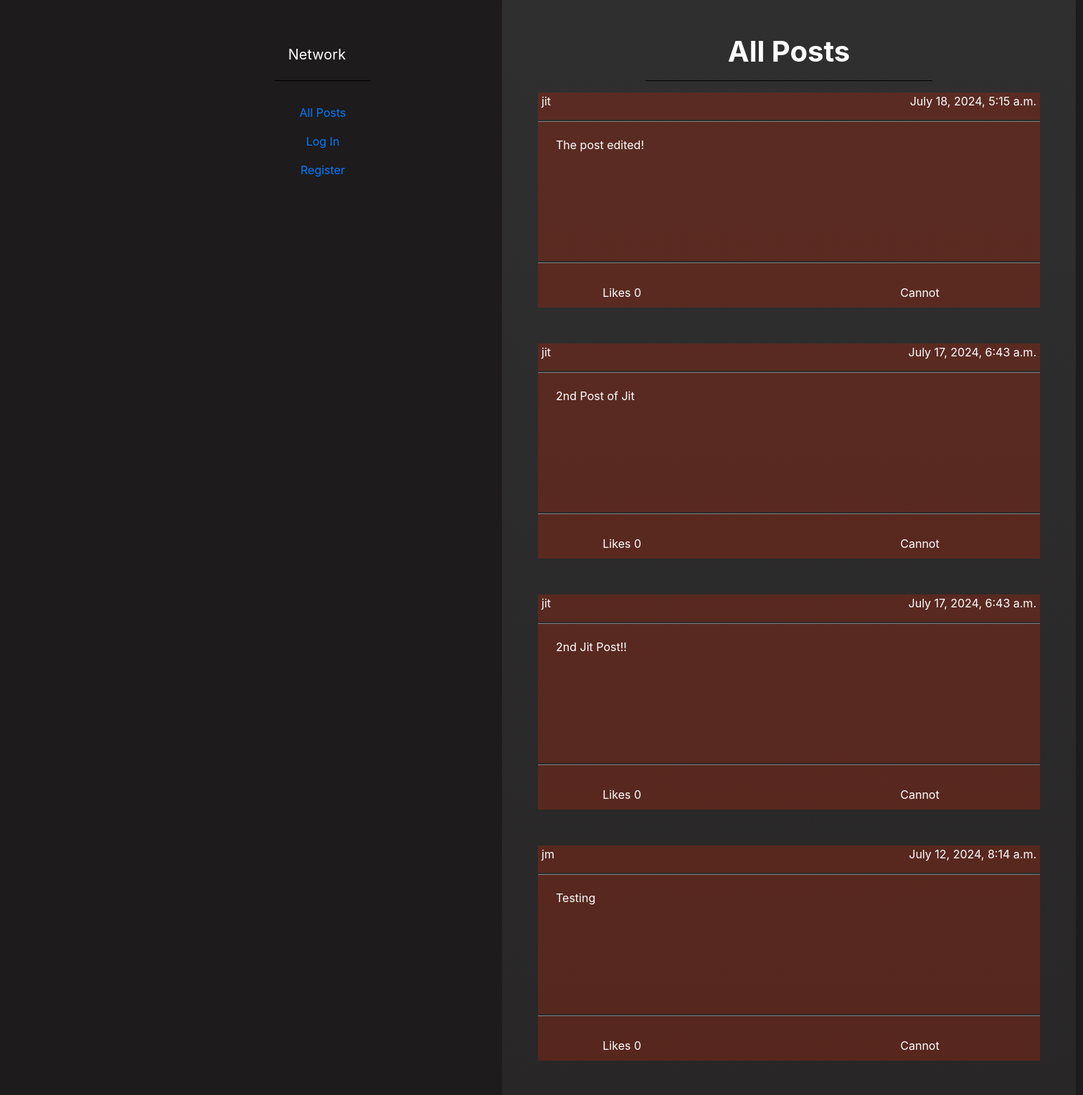
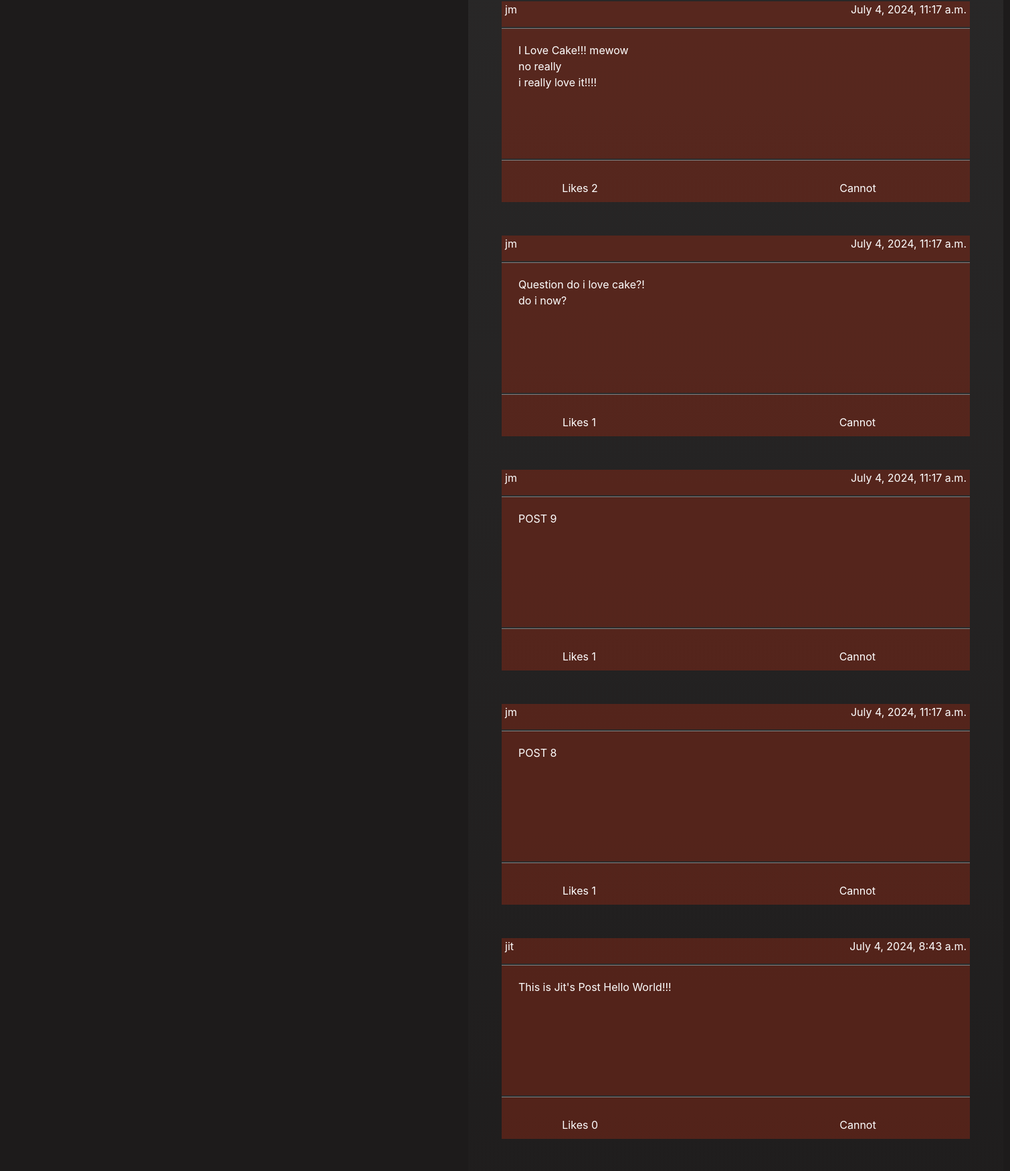
The page / (upper part) on the database its author committed (2 pictures, top to bottom).
### network/models.py (models this page shows, shortened)
class Post(models.Model):
    author = models.ForeignKey(User, on_delete=models.CASCADE, related_name="author")
    content = models.CharField(max_length= 300)
    date = models.DateTimeField(auto_now_add=True)
    likes = models.ManyToManyField(User, blank=True, related_name="likes")

class User(AbstractUser):
    pass

### network/views.py (the view)
# urls.py: path("", views.index, name="index"),
def index(request):
    posts = Post.objects.all().order_by('-date').annotate(lcount=Count('likes'))
    like_list = Like.objects.all()
    paginator = Paginator(posts, 10)
    user_liked = []
    try:
        for like in like_list:
            if like.user.id == request.user.id:
                user_liked.append(like.post.id)
    except:
        user_liked = []
    page_number = request.GET.get('page')
    postinator = paginator.get_page(page_number)
    return render(request, "network/index.html", {
        "posts":postinator,
        "likelists":user_liked
    })

### network/templates/network/index.html (shortened to what this page needs)
{% extends "network/layout.html" %}
{% block body %}
    <h1> <a class="nav-item"><strong>All Posts</strong></a> </h1>
    <hr style="border-color: black; border-style: solid; width: 50%;">
    {% for post in posts %}
    <div class="post">
        <div class="item item-head">
            <div class="item-head-left">{{post.author}}</div>
            <div class="item-head-right">{{post.date}}</div>
        </div>
        <div class="item item-body"><textarea id="content-{{post.id}}" class="content" disabled>{{post.content}}</textarea></div>
        <br>
        <div class="item item-foot">
            <div class="item ft-ch-item">
                Likes <scope id="n_like{{post.id}}">{{post.lcount}}</scope>
            </div>
            <div class="item ft-ch-item">
                {% if post.author == user %}
                    Edit
                {% else %}
                    Cannot
                {% endif %}
            </div>
        </div>
    </div>
    {% endfor %}
{% endblock %}

### network/static/network/styles.css (style rules this page uses)
* { box-sizing: border-box; color: white; }
body { background-color: rgb(29, 27, 27); margin-left: 500px; margin-right: 500px; height: 95vh; display: flex; flex-direction: column; text-align: center; }
.post { display: flex; flex: 1; flex-direction: column; align-items: stretch; height: 300px; margin: 0px 50px 50px 50px; background-color: rgba(134, 40, 23, 0.5); }
.item { flex-shrink: 0; flex: 1 0 auto; color: white; }
.item-head { justify-content: space-between; align-items: stretch; padding-left: 5px; padding-right: 5px; padding-bottom: 5px; border-bottom: groove grey; border-width: 10%; }
.item-head-left { float: left; }
.item-head-right { float: right; }
.item-body { flex-grow: 1; padding-top: 10px; color: rgb(15, 14, 14); border-bottom: groove grey; }
.item-foot { display: flex; overflow: auto; width: calc(100% - 50px); align-items: center; flex-direction: row; padding-bottom: 5px; }
.content { background-color: transparent; width: calc(100% - 40px); height: 170px; border: none; resize: none; padding: 10px 10px 5px 5px; }

### rows shown on the page
Post: author "jit", date "July 18, 2024, 5:15 a.m.", id "The post edited!", lcount "0", shows "Cannot"
Post: author "jit", date "July 17, 2024, 6:43 a.m.", id "2nd Post of Jit", lcount "0", shows "Cannot"
Post: author "jit", date "July 17, 2024, 6:43 a.m.", id "2nd Jit Post!!", lcount "0", shows "Cannot"
Post: author "jm", date "July 12, 2024, 8:14 a.m.", id "Testing", lcount "0", shows "Cannot"
Post: author "jm", date "July 4, 2024, 11:17 a.m.", id "I Love Cake!!! mewow no really i really love it!!!!", lcount "2", shows "Cannot"
Post: author "jm", date "July 4, 2024, 11:17 a.m.", id "Question do i love cake?! do i now?", lcount "1", shows "Cannot"
Post: author "jm", date "July 4, 2024, 11:17 a.m.", id "POST 9", lcount "1", shows "Cannot"
Post: author "jm", date "July 4, 2024, 11:17 a.m.", id "POST 8", lcount "1", shows "Cannot"
Post: author "jit", date "July 4, 2024, 8:43 a.m.", id "This is Jit's Post Hello World!!!", lcount "0", shows "Cannot"
